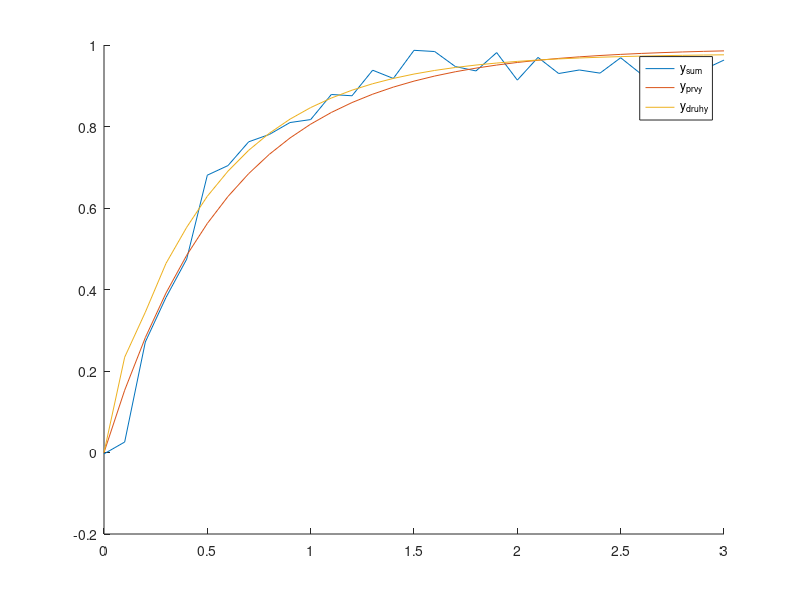

MATLAB code for this plot:
clear 
clc
close all
load('cv4data.mat')
figure(1) 
hold on;
% plot(t,y);
plot(t,yv);

y_tt = yv;
u = ones(30,1);

for i = 1:length(y_tt)-1
    y_i1(i) = y_tt(i);  
end
y_i = y_i1';

H = [-y_i u];
theta = inv(H'*H)*H'*y(2:end);
prenos = tf([theta(2)],[1 theta(1)],tvz);
y_s = step(prenos,t);

y2 = H * theta;
e = y(2:end)-y2;
q = e'*e;
s = sum(e)
plot(t,y_s);
%%%%%%%%%%%%%%%%%%%%%%%%%%%%%%%%%%%%%%%%%%%%
u1 = ones(29,1);

for i = 1:length(y_tt)-2
    y_i1s(i) = y_tt(i);  
end
pos = 1;
for i = 2:length(y_tt)-1
    y_i2(pos) = y_tt(i);
    pos = pos + 1;
end
y_i11 = y_i1s';
y_i22 = y_i2';

H1 = [-y_i11 -y_i22 u1];
theta1 = inv(H1'*H1)*H1'*y(3:end);
prenos1 = tf([theta1(3) 0],[1 theta1(2) theta1(1)],tvz);
y_s1 = step(prenos1,t);

y3 = H1 * theta1;
e1 = y(3:end)-y3;
q1 = e1'*e1;
s1 = sum(e1)
plot(t,y_s1);
% legend("y","y_{prvy}","y_{druhy}");
legend("y_{sum}","y_{prvy}","y_{druhy}");
% legend("y","y_{sum}","y_{prvy}","y_{druhy}");